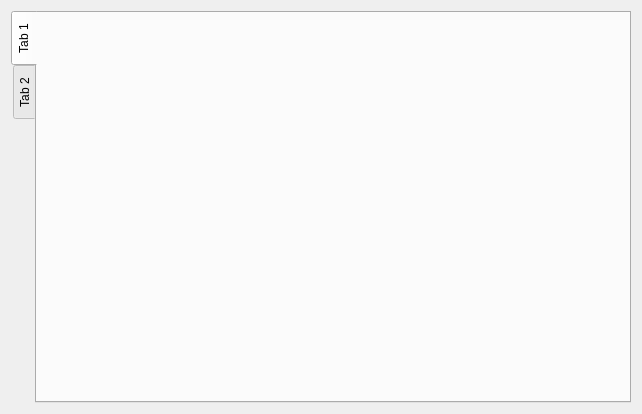
<?xml version="1.0" encoding="UTF-8"?>
<ui version="4.0">
 <class>FormTable</class>
 <widget class="QWidget" name="FormTable">
  <property name="geometry">
   <rect>
    <x>0</x>
    <y>0</y>
    <width>642</width>
    <height>414</height>
   </rect>
  </property>
  <property name="windowTitle">
   <string>Form</string>
  </property>
  <layout class="QGridLayout" name="gridLayout">
   <item row="0" column="0">
    <widget class="QTabWidget" name="tabWidget">
     <property name="tabPosition">
      <enum>QTabWidget::West</enum>
     </property>
     <property name="tabShape">
      <enum>QTabWidget::Rounded</enum>
     </property>
     <property name="currentIndex">
      <number>0</number>
     </property>
     <widget class="QWidget" name="tab">
      <attribute name="title">
       <string>Tab 1</string>
      </attribute>
     </widget>
     <widget class="QWidget" name="tab_2">
      <attribute name="title">
       <string>Tab 2</string>
      </attribute>
     </widget>
    </widget>
   </item>
  </layout>
 </widget>
 <resources/>
 <connections/>
</ui>
